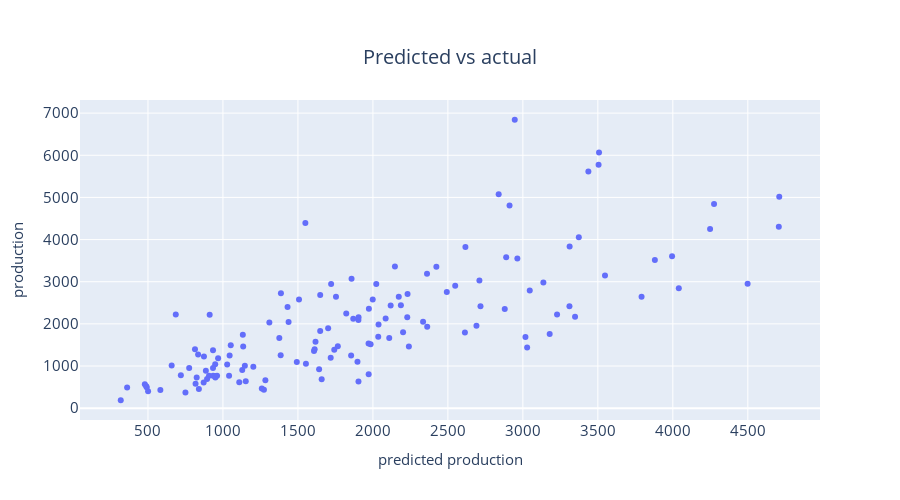

Notebook code for this chart:
### Code cell
plot_df = pd.concat([y_test,y_test_pred], axis = 1)
plot_df["Diff"] = plot_df["predicted production"]-plot_df["production"]
score_list = []
for i in plot_df["Diff"]:
    if i > -500 and i < 500:
        score_list.append(1)
    elif i > -900 and i < 900:
        score_list.append(2)
    else:
        score_list.append(3)
plot_df["Score"] = score_list

fig = px.scatter(
    plot_df, 
    y="production", 
    x="predicted production",
    title=f"Predicted vs actual"
)
fig = format_plot(fig, ylabel="production", xlabel="predicted production", legends=False)
fig.update_layout(showlegend=False) 
fig.show()

### Figure 1 — Plotly figure (JSON) as saved in the notebook; plotly's stock layout.template omitted (floating-point values rounded to 4 significant figures; data arrays with more than 128 entries replaced by an {"elided": "..."} marker saying what was removed)
{"data": [{"hovertemplate": "predicted production=%{x}<br>production=%{y}<extra></extra>", "legendgroup": "", "marker": {"color": "#636efa", "symbol": "circle"}, "mode": "markers", "name": "", "orientation": "v", "showlegend": false, "type": "scatter", "x": {"elided": "134 float values"}, "xaxis": "x", "y": {"elided": "134 float values"}, "yaxis": "y"}], "layout": {"autosize": false, "height": 500, "legend": {"font": {"size": 15}, "orientation": "h", "title": {}, "tracegroupgap": 0, "x": 1, "xanchor": "right", "y": 0.98, "yanchor": "bottom"}, "showlegend": false, "title": {"font": {"size": 20}, "text": "Predicted vs actual", "x": 0.5, "xanchor": "center", "yanchor": "top"}, "width": 900, "xaxis": {"anchor": "y", "autorange": true, "domain": [0, 1], "range": [46.78, 4981.0], "tickfont": {"size": 15}, "title": {"font": {"size": 15}, "text": "predicted production"}, "type": "linear"}, "yaxis": {"anchor": "x", "autorange": true, "domain": [0, 1], "range": [-280.5, 7311.0], "tickfont": {"size": 15}, "title": {"font": {"size": 15}, "text": "production"}, "type": "linear"}}}
